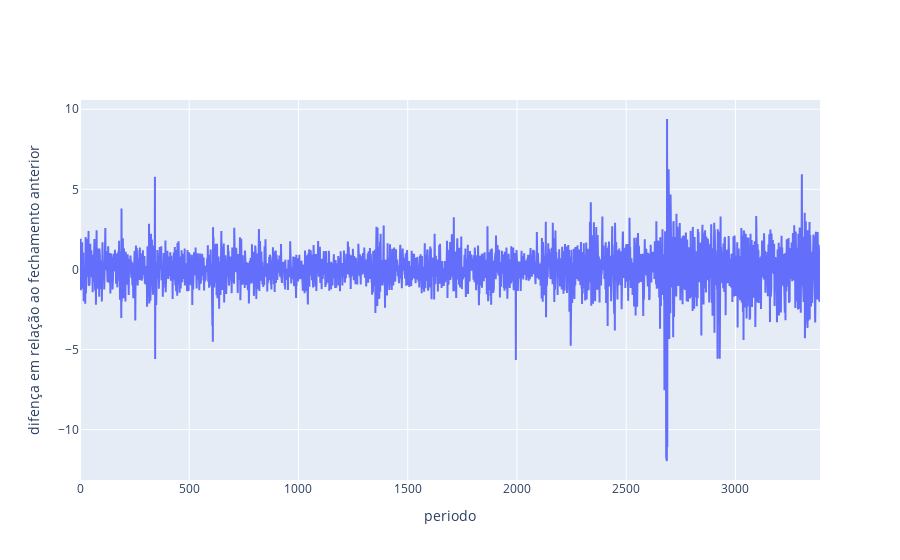

The notebook cell this image was saved under:
### Code cell
import plotly.graph_objs as go
fig = go.Figure()

fig.add_trace(go.Scatter(
   y=bova11['close_change'],
   name="Fechamento")
)




fig.update_layout(
   #title="Banda de Bollinger superior e inferior dos ultimos 60 dias de fechamento de 2009 a Fev 2023",
    yaxis_title="difença em relação ao fechamento anterior",
    xaxis_title="periodo",
   #legend_title="legend",
)
fig.show()

### Figure 1 — Plotly figure (JSON) as saved in the notebook; plotly's stock layout.template omitted (floating-point values rounded to 4 significant figures; data arrays with more than 128 entries replaced by an {"elided": "..."} marker saying what was removed)
{"data": [{"name": "Fechamento", "type": "scatter", "y": {"elided": "3388 float values"}}], "layout": {"xaxis": {"title": {"text": "periodo"}}, "yaxis": {"title": {"text": "difença em relação ao fechamento anterior"}}}}
